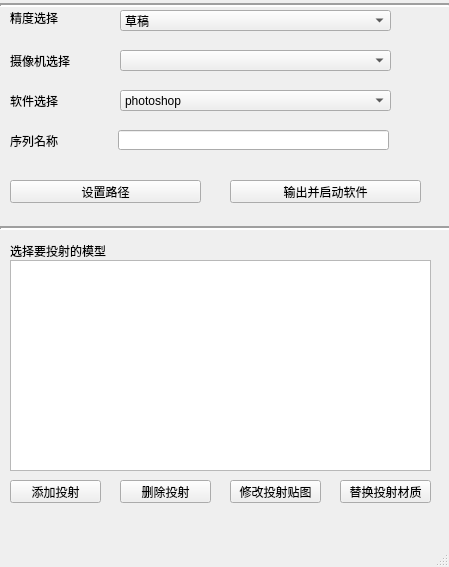
<?xml version="1.0" encoding="UTF-8"?>
<ui version="4.0">
 <class>J_2DTransfer</class>
 <widget class="QMainWindow" name="J_2DTransfer">
  <property name="geometry">
   <rect>
    <x>0</x>
    <y>0</y>
    <width>449</width>
    <height>567</height>
   </rect>
  </property>
  <property name="windowTitle">
   <string>J_2DTransfer</string>
  </property>
  <widget class="QWidget" name="centralwidget">
   <widget class="Line" name="line">
    <property name="geometry">
     <rect>
      <x>0</x>
      <y>-15</y>
      <width>450</width>
      <height>41</height>
     </rect>
    </property>
    <property name="minimumSize">
     <size>
      <width>450</width>
      <height>0</height>
     </size>
    </property>
    <property name="maximumSize">
     <size>
      <width>450</width>
      <height>450</height>
     </size>
    </property>
    <property name="lineWidth">
     <number>2</number>
    </property>
    <property name="orientation">
     <enum>Qt::Horizontal</enum>
    </property>
   </widget>
   <widget class="QComboBox" name="comboBox_quality">
    <property name="geometry">
     <rect>
      <x>120</x>
      <y>10</y>
      <width>271</width>
      <height>21</height>
     </rect>
    </property>
    <item>
     <property name="text">
      <string>草稿</string>
     </property>
    </item>
    <item>
     <property name="text">
      <string>低精度</string>
     </property>
    </item>
    <item>
     <property name="text">
      <string>高精度</string>
     </property>
    </item>
    <item>
     <property name="text">
      <string>全尺寸</string>
     </property>
    </item>
   </widget>
   <widget class="QLabel" name="label_A">
    <property name="geometry">
     <rect>
      <x>10</x>
      <y>10</y>
      <width>91</width>
      <height>16</height>
     </rect>
    </property>
    <property name="text">
     <string>精度选择</string>
    </property>
    <property name="alignment">
     <set>Qt::AlignLeading|Qt::AlignLeft|Qt::AlignVCenter</set>
    </property>
   </widget>
   <widget class="QLabel" name="label_Cam">
    <property name="geometry">
     <rect>
      <x>10</x>
      <y>50</y>
      <width>91</width>
      <height>21</height>
     </rect>
    </property>
    <property name="text">
     <string>摄像机选择</string>
    </property>
    <property name="alignment">
     <set>Qt::AlignLeading|Qt::AlignLeft|Qt::AlignVCenter</set>
    </property>
   </widget>
   <widget class="QComboBox" name="comboBox_cam">
    <property name="geometry">
     <rect>
      <x>120</x>
      <y>50</y>
      <width>271</width>
      <height>21</height>
     </rect>
    </property>
   </widget>
   <widget class="QLabel" name="label_Sq">
    <property name="geometry">
     <rect>
      <x>10</x>
      <y>130</y>
      <width>54</width>
      <height>21</height>
     </rect>
    </property>
    <property name="text">
     <string>序列名称</string>
    </property>
   </widget>
   <widget class="QLineEdit" name="lineEdit_filePath">
    <property name="geometry">
     <rect>
      <x>118</x>
      <y>130</y>
      <width>271</width>
      <height>20</height>
     </rect>
    </property>
    <property name="text">
     <string/>
    </property>
   </widget>
   <widget class="QLabel" name="label_S">
    <property name="geometry">
     <rect>
      <x>10</x>
      <y>90</y>
      <width>54</width>
      <height>21</height>
     </rect>
    </property>
    <property name="text">
     <string>软件选择</string>
    </property>
   </widget>
   <widget class="QComboBox" name="comboBox_softWare">
    <property name="geometry">
     <rect>
      <x>120</x>
      <y>90</y>
      <width>271</width>
      <height>21</height>
     </rect>
    </property>
    <item>
     <property name="text">
      <string>photoshop</string>
     </property>
    </item>
   </widget>
   <widget class="QPushButton" name="pushButton_setPath">
    <property name="geometry">
     <rect>
      <x>10</x>
      <y>180</y>
      <width>191</width>
      <height>23</height>
     </rect>
    </property>
    <property name="text">
     <string>设置路径</string>
    </property>
   </widget>
   <widget class="QPushButton" name="pushButton_render2Soft">
    <property name="geometry">
     <rect>
      <x>230</x>
      <y>180</y>
      <width>191</width>
      <height>23</height>
     </rect>
    </property>
    <property name="text">
     <string>输出并启动软件</string>
    </property>
   </widget>
   <widget class="Line" name="line_2">
    <property name="geometry">
     <rect>
      <x>0</x>
      <y>220</y>
      <width>451</width>
      <height>16</height>
     </rect>
    </property>
    <property name="cursor">
     <cursorShape>WaitCursor</cursorShape>
    </property>
    <property name="lineWidth">
     <number>2</number>
    </property>
    <property name="orientation">
     <enum>Qt::Horizontal</enum>
    </property>
   </widget>
   <widget class="QListView" name="listView_projectObjs">
    <property name="geometry">
     <rect>
      <x>10</x>
      <y>260</y>
      <width>421</width>
      <height>211</height>
     </rect>
    </property>
   </widget>
   <widget class="QLabel" name="label_M">
    <property name="geometry">
     <rect>
      <x>10</x>
      <y>240</y>
      <width>241</width>
      <height>21</height>
     </rect>
    </property>
    <property name="text">
     <string>选择要投射的模型</string>
    </property>
   </widget>
   <widget class="QPushButton" name="pushButton_addModel">
    <property name="geometry">
     <rect>
      <x>10</x>
      <y>480</y>
      <width>91</width>
      <height>23</height>
     </rect>
    </property>
    <property name="text">
     <string>添加投射</string>
    </property>
   </widget>
   <widget class="QPushButton" name="pushButton_deleteModel">
    <property name="geometry">
     <rect>
      <x>120</x>
      <y>480</y>
      <width>91</width>
      <height>23</height>
     </rect>
    </property>
    <property name="text">
     <string>删除投射</string>
    </property>
   </widget>
   <widget class="QPushButton" name="pushButton_readTexture">
    <property name="geometry">
     <rect>
      <x>230</x>
      <y>480</y>
      <width>91</width>
      <height>23</height>
     </rect>
    </property>
    <property name="text">
     <string>修改投射贴图</string>
    </property>
   </widget>
   <widget class="QPushButton" name="pushButton_replaceMet">
    <property name="geometry">
     <rect>
      <x>340</x>
      <y>480</y>
      <width>91</width>
      <height>23</height>
     </rect>
    </property>
    <property name="text">
     <string>替换投射材质</string>
    </property>
   </widget>
  </widget>
  <widget class="QMenuBar" name="menubar">
   <property name="geometry">
    <rect>
     <x>0</x>
     <y>0</y>
     <width>449</width>
     <height>23</height>
    </rect>
   </property>
  </widget>
  <widget class="QStatusBar" name="statusbar"/>
 </widget>
 <resources/>
 <connections/>
</ui>
